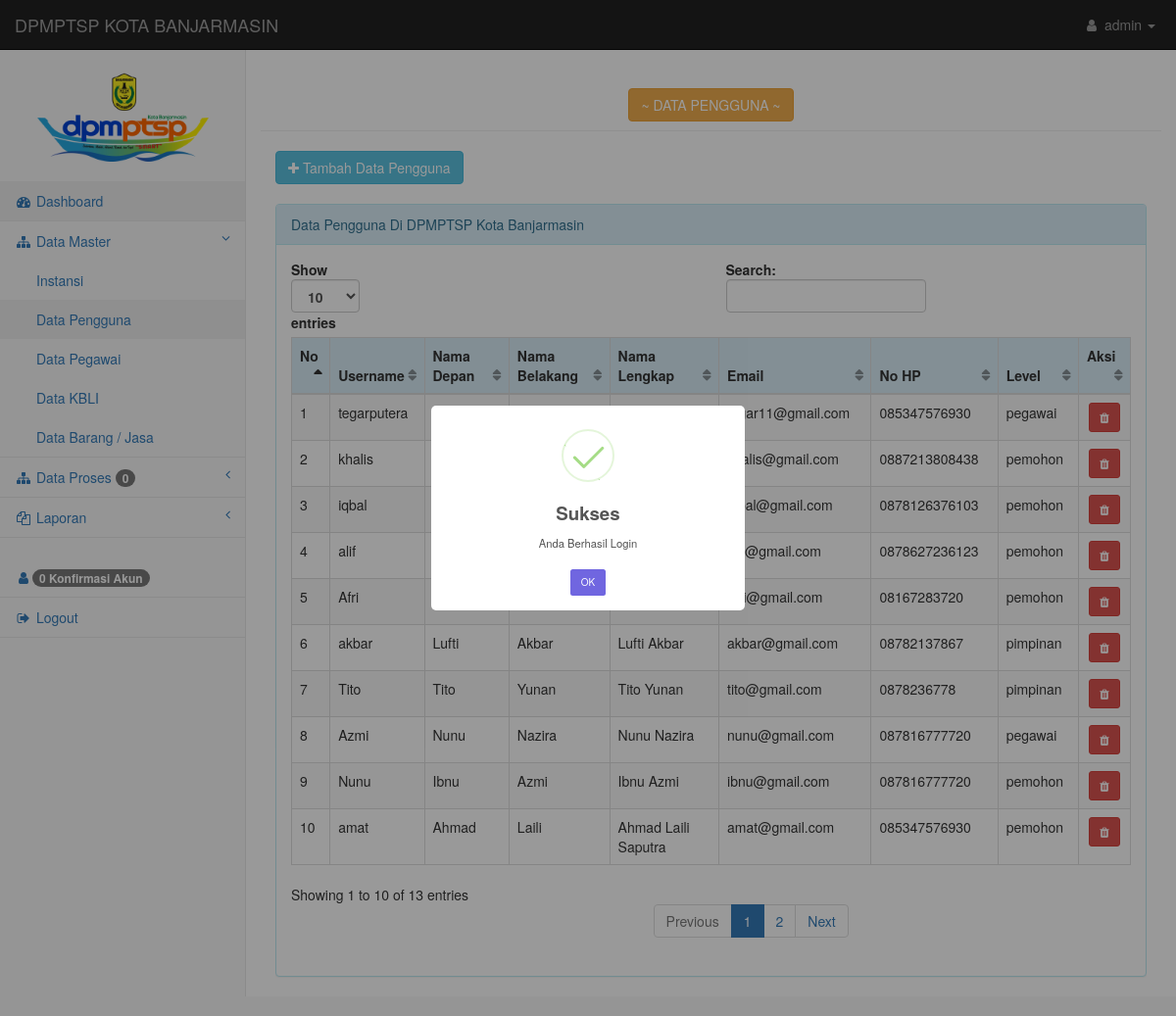
The app's page /admin/user.php (signed in) with its own data.
### tables this page shows
CREATE TABLE `t_user` (
  `id_user` int(11) NOT NULL,
  `nama_depan` varchar(225) NOT NULL,
  `nama_belakang` varchar(225) NOT NULL,
  `nama_lengkap` varchar(225) NOT NULL,
  `username` varchar(100) NOT NULL,
  `password` varchar(100) NOT NULL,
  `email` varchar(225) NOT NULL,
  `level` varchar(30) NOT NULL,
  `no_hp` varchar(225) NOT NULL,
  `status` enum('yes','no') NOT NULL
);

### admin/user.php (the view, shortened to what this page needs)
<!DOCTYPE html>
<?php
  include '../template/header.php';
  include '../template/sidebarmenu.php';
?>
    <body class="responsive">
        <div id="page-wrapper">
            <div class="container-fluid">
                <div class="row">
                <div class="col-lg-12 page-header">
                <center>
                    <h1 class="btn btn-warning">~ DATA PENGGUNA ~</h1>
                </center>
            </div>
                </div>
                <div class="d-sm-flex align-items-center justify-content-between mb-4">
                    <a href="#" data-toggle="modal" data-target="#tambahuser" class="btn btn-info"> <i class="fa fa-plus"></i> Tambah Data Pengguna </a>
                </div>
                <br>
                <div class="row">
                    <div class="col-lg-12">
                        <div class="panel panel-info">
                            <div class="panel-heading">
                                Data Pengguna Di DPMPTSP Kota Banjarmasin
                            </div>
                            <div class="panel-body">
                                <div class="table-responsive">
                                    <table class="table table-striped table-bordered table-hover" id="dataTables-example">
                                        <thead class="bg-info text-white">
                                            <tr align="center">
                                                <th width="5%">No</th>
                                                <th>Username</th>
                                                <th>Nama Depan</th>
                                                <th>Nama Belakang</th>
                                                <th>Nama Lengkap</th>
                                                <th>Email</th>
                                                <th>No HP</th>
                                                <th>Level</th>
                                                <th>Aksi</th>
                                            </tr>
                                        </thead>
                                        <tbody>
                                            <?php
                                            $sql = mysqli_query($db, "SELECT * FROM t_user order by id_user desc");
                                            $no = 1;
                                            while ($row = mysqli_fetch_assoc($sql)) {
                                            ?>
                                                <tr>
                                                    <td> <?= $no++ ?></td>
                                                    <td> <?= $row['username'] ?> </td>
                                                    <td> <?= $row['nama_depan'] ?> </td>
                                                    <td> <?= $row['nama_belakang'] ?> </td>
                                                    <td> <?= $row['nama_lengkap']  ?></td>
                                                    <td> <?= $row['email'] ?> </td>
                                                    <td> <?= $row['no_hp']  ?></td>
                                                    <td> <?= $row['level']  ?></td>
                                                    <td>
                                                        <center> <a title="Hapus" href="hapus/aksi_user_delete.php?id_user=<?= $row['id_user'] ?>" class="btn btn-danger btn-sm delete-data btn-mat"><i class="fa fa-trash"></i></a></center>
                                                    </td>
                                                </tr>
                                                </section>
                                                <section>
                                                <?php } ?>
                                        </tbody>
                                    </table>
                                </div>
                            </div>
                        </div>
                    </div>
                </div>
            </div>
        </div>
    <?php
include '../template/footer.php';
    ?>

### assets/css/startmin.css (style rules this page uses)
body { background-color: #f8f8f8; }
#page-wrapper { padding-top: 30px; min-height: 568px; background-color: #fff; }
@media (min-width:768px) { #page-wrapper { position: inherit; margin-left: 250px; padding: 30px 15px 0 15px; border-left: 1px solid #e7e7e7; } }
table.dataTable thead .sorting, table.dataTable thead .sorting_asc, table.dataTable thead .sorting_desc, table.dataTable thead .sorting_asc_disabled, table.dataTable thead .sorting_desc_disabled { background: 0 0; }
table.dataTable thead .sorting_asc:after { content: "\f0de"; float: right; font-family: fontawesome; }
table.dataTable thead .sorting:after { content: "\f0dc"; float: right; font-family: fontawesome; color: rgba(50,50,50,.5); }

### records on screen
t_user: username "tegarputera", email "tegar11@gmail.com", no_hp "085347576930", level "pegawai"
t_user: username "khalis", email "khalis@gmail.com", no_hp "0887213808438", level "pemohon"
t_user: username "iqbal", email "iqbal@gmail.com", no_hp "0878126376103", level "pemohon"
t_user: username "alif", email "alif@gmail.com", no_hp "0878627236123", level "pemohon"
t_user: username "Afri", email "afri@gmail.com", no_hp "08167283720", level "pemohon"
t_user: username "akbar", nama_depan "Lufti", nama_belakang "Akbar", nama_lengkap "Lufti Akbar", email "akbar@gmail.com", no_hp "08782137867", level "pimpinan"
t_user: username "Tito", nama_depan "Tito", nama_belakang "Yunan", nama_lengkap "Tito Yunan", email "tito@gmail.com", no_hp "0878236778", level "pimpinan"
t_user: username "Azmi", nama_depan "Nunu", nama_belakang "Nazira", nama_lengkap "Nunu Nazira", email "nunu@gmail.com", no_hp "087816777720", level "pegawai"
t_user: username "Nunu", nama_depan "Ibnu", nama_belakang "Azmi", nama_lengkap "Ibnu Azmi", email "ibnu@gmail.com", no_hp "087816777720", level "pemohon"
t_user: username "amat", nama_depan "Ahmad", nama_belakang "Laili", nama_lengkap "Ahmad Laili Saputra", email "amat@gmail.com", no_hp "085347576930", level "pemohon"

### other values on screen
$_SESSION['nama'] "admin"
$row1['total'] "0"
$row['total'] "0"
